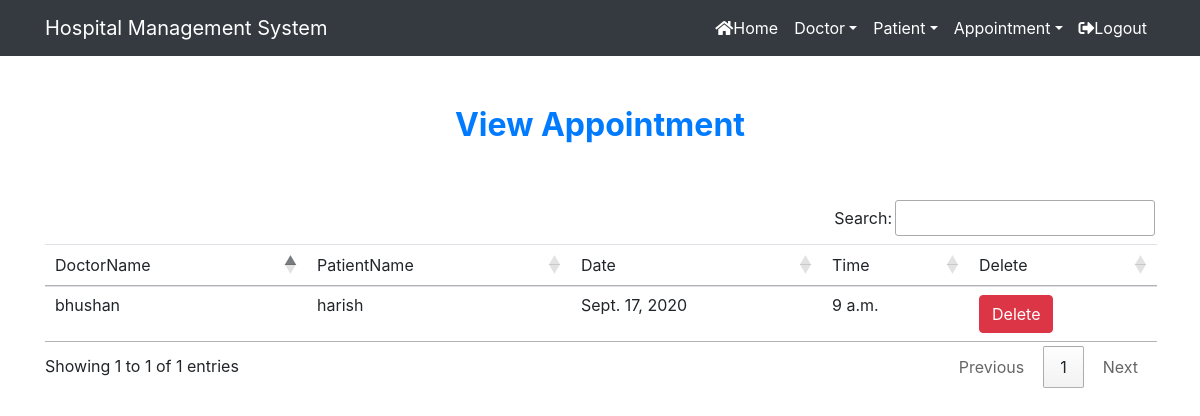
The page /view_appointment/ (signed in) on the database its author committed.
### Hospital/models.py (models this page shows, shortened)
class Appointment(models.Model):
    doctor = models.ForeignKey(Doctor, on_delete=models.CASCADE)
    patient = models.ForeignKey(Patient, on_delete=models.CASCADE)
    date1 = models.DateField()
    time1 = models.TimeField()

class Doctor(models.Model):
    name = models.CharField(max_length=50)
    mobile = models.IntegerField()
    special = models.CharField(max_length=50)
    def __str__(self):
        return self.name

class Patient(models.Model):
    name = models.CharField(max_length=50)
    gender = models.CharField(max_length=10)
    mobile = models.IntegerField(null=True)
    address = models.CharField(max_length=150)
    def __str__(self):
        return self.name

### Hospital/views.py (the view)
# urls.py: path('view_appointment/', View_Appointment, name='view_appointment'),
def View_Appointment(request):
    if not request.user.is_staff:
        return redirect('login')
    appoint = Appointment.objects.all()
    d = {'appoint':appoint}
    return render(request, 'view_appointment.html', d)

### Hospital/templates/view_appointment.html
{% extends 'navigationbar.html' %}
{% load static %}
{% block body %}
<div class="container" style="margin-top:50px">
<h2 class="text-center text-primary font-weight-bold">View Appointment</h2>
<br><br>
<table class="table table-hover" id="example">
    <thead>
    <tr>
        <td>DoctorName</td>
        <td>PatientName</td>
        <td>Date</td>
        <td>Time</td>
        <td>Delete</td>
    </tr>
    </thead>
    <tbody>
    {% for i in appoint %}
    <tr>
        <td>{{i.doctor}}</td>
        <td>{{i.patient}}</td>
        <td>{{i.date1}}</td>
        <td>{{i.time1}}</td>
        <td><a href="{% url 'delete_appointment' i.id%}" onclick="return confirm('Are u really want to delete?')" class="btn btn-danger">Delete</a></td>
    </tr>
    {% endfor %}
    </tbody>
</table>
</div>
{% endblock %}

### rows shown on the page
Appointment: doctor "bhushan", patient "harish", date1 "Sept. 17, 2020", time1 "9 a.m."
